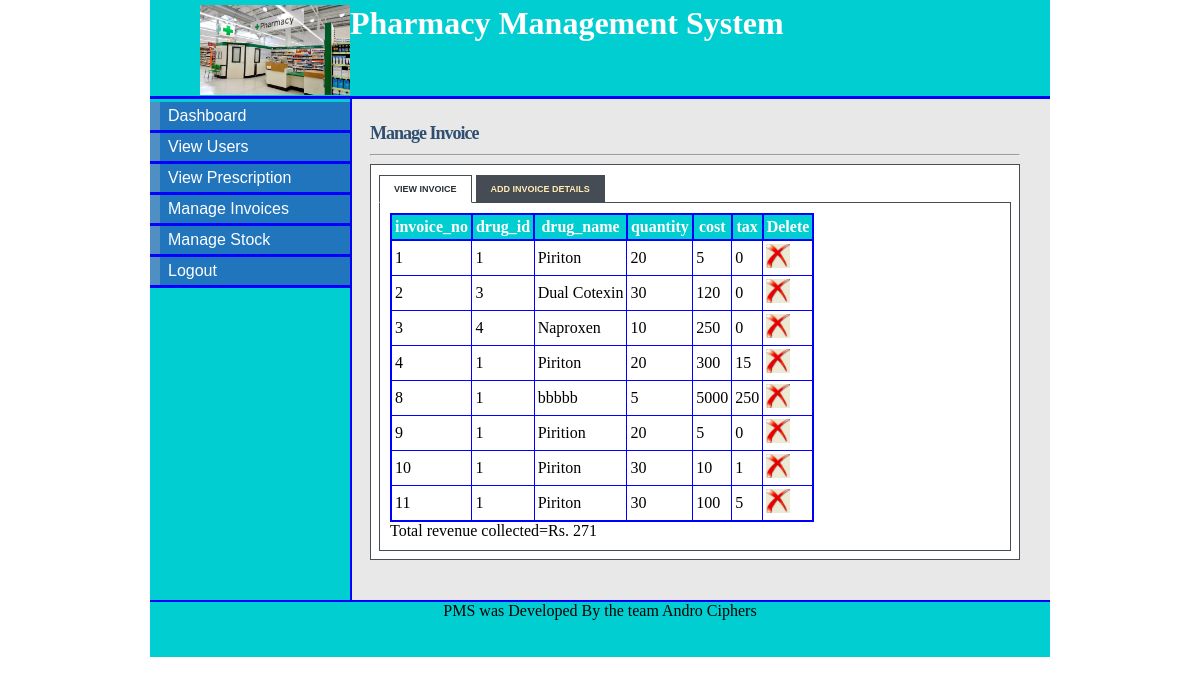
Page /invoice.php (signed in) on the committed database.
### tables this page shows
CREATE TABLE `invoice` (
  `invoice_no` tinyint(5) NOT NULL,
  `customer_name` varchar(20) NOT NULL,
  `drug_id` tinyint(5) NOT NULL,
  `drug_name` varchar(20) NOT NULL,
  `quantity` int(11) NOT NULL,
  `cost` int(11) NOT NULL,
  `tax` int(11) NOT NULL
);

### invoice.php (the view, shortened to what this page needs)
<!DOCTYPE html>
<html>
<head>
<link rel="stylesheet" type="text/css" href="style/mystyle.css">
<link rel="stylesheet" href="style/style.css" type="text/css" media="screen" />
<link rel="stylesheet" href="style/table.css" type="text/css" media="screen" />
</head>
<body>
<div id="content">
<div id="header">
<h1><a href="#"><img src="images/main_logo.jpg"></a> Pharmacy Management System</h1></div>
<div id="left_column">
<div id="button">
<ul>
			<li><a href="manager.php">Dashboard</a></li>
			<li><a href="view.php">View Users</a></li>
			<li><a href="view_prescription.php">View Prescription</a></li>
			<li><a href="invoice.php">Manage Invoices</a></li>
			<li><a href="stock.php">Manage Stock</a></li>
			<li><a href="logout.php">Logout</a></li>
		</ul>
</div>
		</div>
<div id="main">
<div id="tabbed_box" class="tabbed_box">
    <h4>Manage Invoice</h4>
<hr/>
    <div class="tabbed_area">
        <ul class="tabs">
            <li><a href="javascript:tabSwitch('tab_1', 'content_1');" id="tab_1" class="active">View Invoice</a></li>
            <li><a href="javascript:tabSwitch('tab_2', 'content_2');" id="tab_2">Add Invoice Details</a></li>
        </ul>
        <div id="content_1" class="content">
		<?php
        $result = mysql_query("SELECT * FROM invoice")
                or die(mysql_error());
        echo "<table border='1' cellpadding='3'>";
         echo "<tr><th>invoice_no</th><th>drug_id</th><th>drug_name</th><th>quantity</th><th>cost</th><th>tax</th><th>Delete</th></tr>";
        while($row = mysql_fetch_array( $result )) {
                echo "<tr>";
                 echo '<td>' . $row['invoice_no'] . '</td>';
                echo '<td>' . $row['drug_id'] . '</td>';
				echo '<td>' . $row['drug_name'] . '</td>';
				echo '<td>' . $row['quantity'] . '</td>';
				echo '<td>' . $row['cost'] . '</td>';
				echo '<td>' . $row['tax'] . '</td>';?>
				<td><a href="delete_invoice.php?invoice_no=<?php echo $row['invoice_no']?>"><img src="images/delete-icon.jpg" width="24" height="24" border="0" /></a></td>
				<?php
		 }
        echo "</table>";
?>
<?php
$rs=mysql_query('SELECT @out');
	while ($arr=mysql_fetch_row($rs))
	{
		echo 'Total revenue collected=Rs. '.$arr[0];
	}
	?>
        </div>
    </div>
</div>
</div>
<div id="footer" align="Center"> PMS was Developed By the team Andro Ciphers</div>
</div>
</body>
</html>

### style/mystyle.css (style rules this page uses)
body { margin-top: 0px; padding-top: 0px; }
#content { margin-left: auto; margin-right: auto; background: #E8E8E8; width: 900px; height: 600px; }
#header { width: 900px; height: 96px; background: #00CED1; border-bottom: solid 3px blue; }
#header h1 { margin: 0px; padding-top: 5px; margin-left: 50px; color: #fff; }
#header img { float:left; height: 90px; width: 150px; }
#left_column { clear: all; float: left; width: 200px; height: 501px; background: #00CED1; border-right:solid 2px blue; }
#main { clear: all; width: 780px; height: 470px; background: #E8E8E8; }
#button { width: 12.5em; padding: 0 0 1em 0; margin-top: 0.2em; margin-bottom: 1em; font-family: 'Trebuchet MS', 'Lucida Grande', Verdana, Arial, Sans-serif; background: #00CED1; color: #333; }
#button ul { list-style: none; margin: 0; padding: 0; border: none; }
#button li { border-bottom: 3px solid blue; margin: 0; list-style: none; list-style-image: none; }
#button li a { display: block; padding: 5px 5px 5px 0.5em; border-left: 10px solid #508fc4; border-right: 10px solid #2175bc; background-color: #2175bc; color: #fff; text-decoration: none; width: 100%; }
html>body #button li a { width: auto; }
#footer { width: 900px; height: 55px; background: #00CED1; clear: all; border-top: solid 2px blue; }

### style/style.css (style rules this page uses)
#tabbed_box { margin: 0px auto 0px 220px; width: 650px; }
.tabbed_box h4 { font-size: 18px; color:#2F4F6F; letter-spacing:-1px; margin-bottom:10px; }
.tabbed_area { border: 1px solid #494e52; background-color: #fff; padding: 8px; }
ul.tabs { margin: 0px; padding: 0px; margin-top: 5px; margin-bottom: 6px; }
ul.tabs li { list-style: none; display: inline; }
ul.tabs li a { background-color: #464c54; color: #ffebb5; padding: 8px 14px 8px 14px; text-decoration: none; font-size: 9px; font-family: Verdana, Arial, Helvetica, sans-serif; font-weight: bold; text-transform: uppercase; border: 1px solid #464c54; }
ul.tabs li a.active { background-color: #ffffff; color: #282e32; border: 1px solid #464c54; border-bottom: 1px solid #ffffff; }
.content { background-color: #ffffff; padding: 10px; border: 1px solid #464c54; }

### style/table.css (style rules this page uses)
table { border-collapse:collapse; }
table,th { border: 2px solid blue; }
th { background-color: #00CED1; color:white; }

### invoice.php (style rules this page uses)
#main { height: 477px; }

### rows in the picture
invoice: invoice_no "1", drug "1", drug_name "Piriton", quantity "20", cost "5", tax "0"
invoice: invoice_no "2", drug "3", drug_name "Dual Cotexin", quantity "30", cost "120", tax "0"
invoice: invoice_no "3", drug "4", drug_name "Naproxen", quantity "10", cost "250", tax "0"
invoice: invoice_no "4", drug "1", drug_name "Piriton", quantity "20", cost "300", tax "15"
invoice: invoice_no "8", drug "1", drug_name "bbbbb", quantity "5", cost "5000", tax "250"
invoice: invoice_no "9", drug "1", drug_name "Pirition", quantity "20", cost "5", tax "0"
invoice: invoice_no "10", drug "1", drug_name "Piriton", quantity "30", cost "10", tax "1"
invoice: invoice_no "11", drug "1", drug_name "Piriton", quantity "30", cost "100", tax "5"

### other values in the picture
$arr[0] "271"
